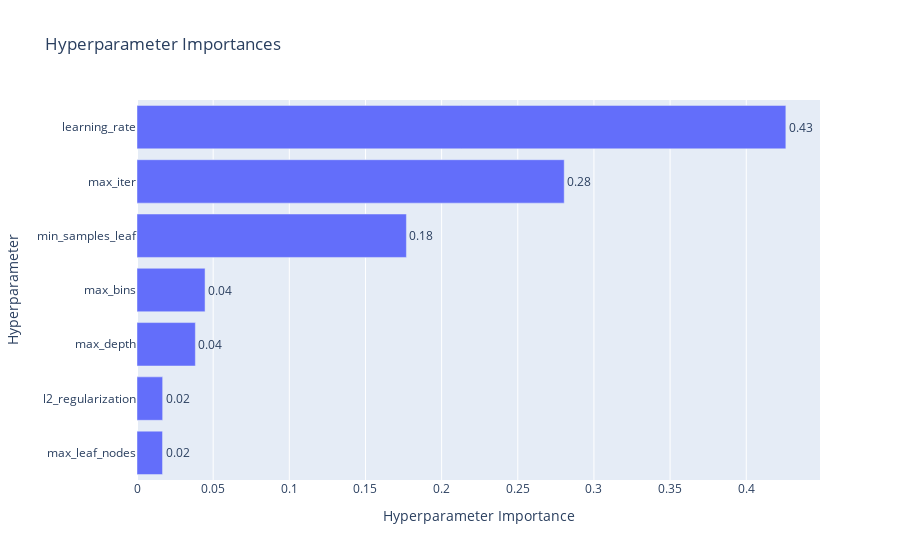

Notebook code cell kept with this figure:
### Code cell
plot_param_importances(study)

### Figure 1 — Plotly figure (JSON) as saved in the notebook; plotly's stock layout.template omitted (floating-point values rounded to 4 significant figures)
{"data": [{"cliponaxis": false, "hovertemplate": ["max_leaf_nodes (IntDistribution): 0.016770569717873187<extra></extra>", "l2_regularization (FloatDistribution): 0.01684902127896488<extra></extra>", "max_depth (IntDistribution): 0.03832105051748537<extra></extra>", "max_bins (IntDistribution): 0.044683694975165306<extra></extra>", "min_samples_leaf (IntDistribution): 0.17688719837301756<extra></extra>", "max_iter (IntDistribution): 0.2804875314655588<extra></extra>", "learning_rate (FloatDistribution): 0.4260009336719349<extra></extra>"], "name": "Objective Value", "orientation": "h", "text": ["0.02", "0.02", "0.04", "0.04", "0.18", "0.28", "0.43"], "textposition": "outside", "type": "bar", "x": [0.01677, 0.01685, 0.03832, 0.04468, 0.1769, 0.2805, 0.426], "y": ["max_leaf_nodes", "l2_regularization", "max_depth", "max_bins", "min_samples_leaf", "max_iter", "learning_rate"]}], "layout": {"title": {"text": "Hyperparameter Importances"}, "xaxis": {"title": {"text": "Hyperparameter Importance"}}, "yaxis": {"title": {"text": "Hyperparameter"}}}}
